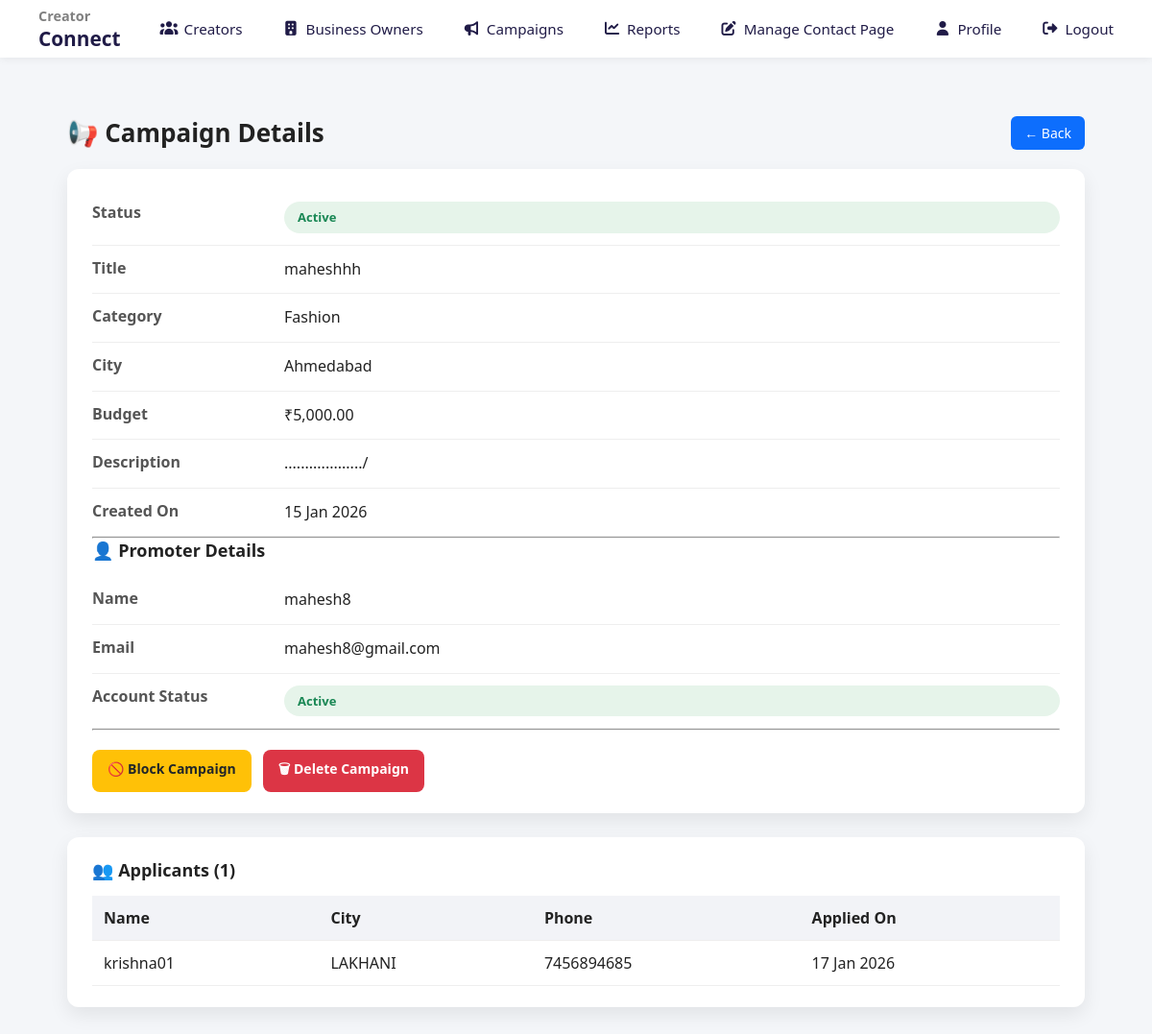
/Admin/view_campaign.php?id=9 (signed in), run on the app's committed database.
### tables this page shows
CREATE TABLE IF NOT EXISTS `campaigns` (
  `CampaignId` int NOT NULL AUTO_INCREMENT,
  `OwnerId` int NOT NULL,
  `Title` varchar(150) DEFAULT NULL,
  `Category` varchar(50) DEFAULT NULL,
  `Description` text,
  `Budget` decimal(10,2) DEFAULT NULL,
  `City` varchar(50) DEFAULT NULL,
  `created_at` timestamp NULL DEFAULT CURRENT_TIMESTAMP,
  `status` enum('active','blocked') DEFAULT 'active',
  `payment_status` enum('unpaid','paid') DEFAULT 'unpaid',
  PRIMARY KEY (`CampaignId`)
);

CREATE TABLE IF NOT EXISTS `users_login` (
  `UserId` int NOT NULL AUTO_INCREMENT,
  `UserType` varchar(20) NOT NULL,
  `Email` varchar(150) NOT NULL,
  `UserName` varchar(50) NOT NULL,
  `Password` varchar(255) DEFAULT NULL,
  `oauth_provider` varchar(50) DEFAULT NULL,
  `oauth_id` varchar(100) DEFAULT NULL,
  `force_password_change` tinyint(1) DEFAULT '0',
  `created_at` timestamp NULL DEFAULT CURRENT_TIMESTAMP,
  `Status` enum('active','blocked') DEFAULT 'active',
  `reset_token` varchar(255) DEFAULT NULL,
  `reset_token_expiry` datetime DEFAULT NULL,
  PRIMARY KEY (`UserId`),
  UNIQUE KEY `UserName` (`UserName`)
);

CREATE TABLE IF NOT EXISTS `campaign_applications` (
  `id` int NOT NULL AUTO_INCREMENT,
  `campaign_id` int NOT NULL,
  `creator_id` int NOT NULL,
  `status` enum('pending','approved','rejected') DEFAULT 'pending',
  `applied_at` timestamp NULL DEFAULT CURRENT_TIMESTAMP,
  PRIMARY KEY (`id`),
  UNIQUE KEY `campaign_id` (`campaign_id`,`creator_id`)
);

CREATE TABLE IF NOT EXISTS `creators` (
  `creator_id` int NOT NULL AUTO_INCREMENT,
  `user_id` int NOT NULL,
  `full_name` varchar(100) DEFAULT NULL,
  `phone` varchar(15) DEFAULT NULL,
  `city` varchar(100) DEFAULT NULL,
  `social_handle` varchar(100) DEFAULT NULL,
  `created_at` timestamp NULL DEFAULT CURRENT_TIMESTAMP,
  PRIMARY KEY (`creator_id`),
  KEY `user_id` (`user_id`)
);

### Admin/view_campaign.php (the view, shortened to what this page needs)
<?php
require_once __DIR__ . '/../Common Files/config.php';
$cid = (int)($_GET['id'] ?? 0);
$sql = "
SELECT
    c.*,
    u.UserName AS promoter,
    u.Email AS promoter_email,
    u.Status AS promoter_status
FROM campaigns c
JOIN users_login u ON c.OwnerId = u.UserId
WHERE c.CampaignId = ?
LIMIT 1
";
$stmt = $conn->prepare($sql);
$stmt->bind_param("i", $cid);
$stmt->execute();
$campaign = $stmt->get_result()->fetch_assoc();
$appSql = "
SELECT
    cr.full_name,
    cr.city,
    cr.phone,
    ca.applied_at
FROM campaign_applications ca
JOIN creators cr ON ca.creator_id = cr.user_id
WHERE ca.campaign_id = ?
ORDER BY ca.applied_at DESC
";
$appStmt = $conn->prepare($appSql);
$appStmt->bind_param("i", $cid);
$appStmt->execute();
$applicants = $appStmt->get_result();
?>
<!DOCTYPE html>
<html>
<head>
<link rel="stylesheet" href="view_campaign.css">
</head>
<body>
<?php include(__DIR__ . '/../Common Files/navbar.php'); ?>
<div class="container">
<div class="header">
    <h1>📢 Campaign Details</h1>
    <a href="manage_campaigns.php" class="back-btn">← Back</a>
</div>
<div class="card">
<div class="row">
<label>Status</label>
<span class="badge <?= $campaign['status'] ?>">
<?= ucfirst($campaign['status']) ?>
</span>
</div>
<div class="row">
<label>Title</label>
<span><?= htmlspecialchars($campaign['Title']) ?></span>
</div>
<div class="row">
<label>Category</label>
<span><?= htmlspecialchars($campaign['Category']) ?></span>
</div>
<div class="row">
<label>City</label>
<span><?= htmlspecialchars($campaign['City']) ?></span>
</div>
<div class="row">
<label>Budget</label>
<span>₹<?= number_format($campaign['Budget'],2) ?></span>
</div>
<div class="row">
<label>Description</label>
<span><?= nl2br(htmlspecialchars($campaign['Description'])) ?></span>
</div>
<div class="row">
<label>Created On</label>
<span><?= date('d M Y', strtotime($campaign['created_at'])) ?></span>
</div>
<hr>
<h3>👤 Promoter Details</h3>
<div class="row">
<label>Name</label>
<span><?= htmlspecialchars($campaign['promoter']) ?></span>
</div>
<div class="row">
<label>Email</label>
<span><?= htmlspecialchars($campaign['promoter_email']) ?></span>
</div>
<div class="row">
<label>Account Status</label>
<span class="badge <?= $campaign['promoter_status'] ?>">
<?= ucfirst($campaign['promoter_status']) ?>
</span>
</div>
<hr>
<div class="actions">
<?php if ($campaign['status'] === 'active'): ?>
    <a href="manage_campaigns.php?block=<?= $cid ?>"
       class="btn warning"
       onclick="return confirm('Block this campaign?')">
       🚫 Block Campaign
    </a>
<?php endif; ?>
<a href="manage_campaigns.php?delete=<?= $cid ?>"
   class="btn danger"
   onclick="return confirm('Delete campaign permanently?')">
   🗑 Delete Campaign
</a>
</div>
</div>
<div class="card">
<h3>👥 Applicants (<?= $applicants->num_rows ?>)</h3>
<?php if ($applicants->num_rows > 0): ?>
<table>
<tr>
<th>Name</th>
<th>City</th>
<th>Phone</th>
<th>Applied On</th>
</tr>
<?php while($a = $applicants->fetch_assoc()): ?>
<tr>
<td><?= htmlspecialchars($a['full_name']) ?></td>
<td><?= htmlspecialchars($a['city']) ?></td>
<td><?= htmlspecialchars($a['phone']) ?></td>
<td><?= date('d M Y', strtotime($a['applied_at'])) ?></td>
</tr>
<?php endwhile; ?>
</table>
<?php else: ?>
<p>No applicants yet.</p>
<?php endif; ?>
</div>
</div>
</body>
</html>

### Admin/view_campaign.css (style rules this page uses)
* { box-sizing: border-box; font-family: 'Segoe UI', Tahoma, sans-serif; }
body { margin: 0; background: #f4f6f9; color: #222; }
.container { max-width: 1100px; margin: 30px auto; padding: 20px; }
.header { display: flex; justify-content: space-between; align-items: center; margin-bottom: 20px; }
.header h1 { font-size: 26px; margin: 0; }
.back-btn { background: #0d6efd; color: #fff; padding: 8px 14px; border-radius: 6px; font-size: 14px; text-decoration: none; }
.card { background: #ffffff; border-radius: 12px; padding: 22px 26px; box-shadow: 0 8px 20px rgba(0,0,0,0.08); margin-bottom: 25px; }
.row { display: grid; grid-template-columns: 200px 1fr; padding: 12px 0; border-bottom: 1px solid #eee; }
.row label { font-weight: 600; color: #555; }
.row span { color: #222; line-height: 1.6; }
.badge { padding: 6px 14px; border-radius: 20px; font-size: 13px; font-weight: bold; display: inline-block; text-transform: capitalize; }
.badge.active { background: #e6f4ea; color: #198754; }
.card h3 { margin-top: 0; margin-bottom: 15px; font-size: 18px; }
.actions { margin-top: 20px; display: flex; gap: 12px; }
.btn { padding: 10px 16px; border-radius: 8px; font-size: 14px; font-weight: 600; text-decoration: none; display: inline-block; }
.btn.warning { background: #ffc107; color: #212529; }
.btn.danger { background: #dc3545; color: #fff; }
table { width: 100%; border-collapse: collapse; margin-top: 10px; }
table th, table td { padding: 12px; border-bottom: 1px solid #eee; text-align: left; }
table th { background: #f2f3f7; font-weight: 600; }

### Common Files/navbar.css (style rules this page uses)
* { margin: 0; padding: 0; box-sizing: border-box; font-family: "Segoe UI", sans-serif; }
body { padding-top: 70px; }

### data on the page
campaigns: status "Active", Title "maheshhh", Category "Fashion", City "Ahmedabad", Budget "5,000.00", Description ".................../", created_at "15 Jan 2026", OwnerId.UserName "mahesh8", OwnerId.Email "mahesh8@gmail.com", OwnerId.Status "Active"
campaign_applications: creator.full_name "krishna01", creator.city "LAKHANI", creator.phone "7456894685", applied_at "17 Jan 2026"

### other printed values
$applicants->num_rows "1"
